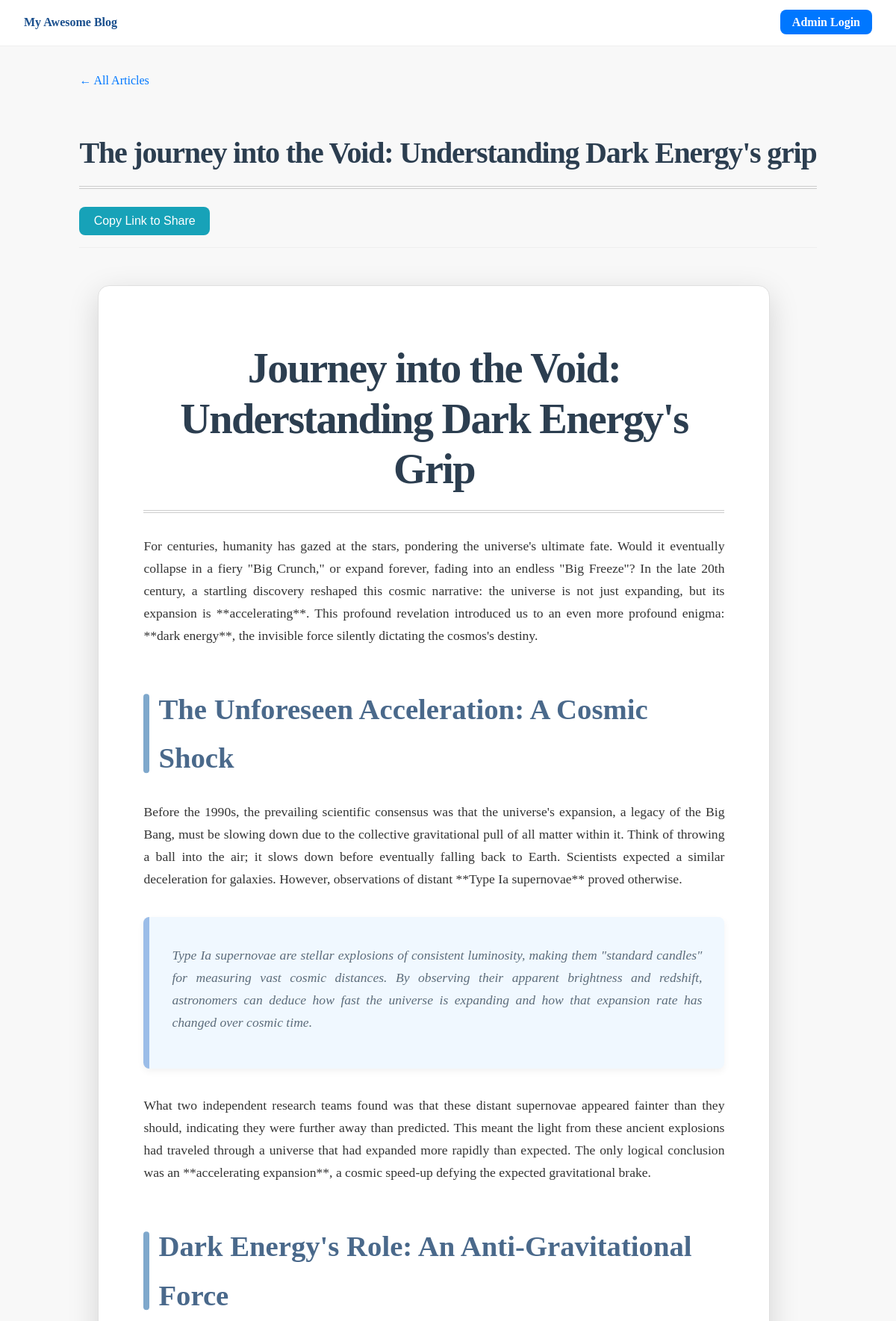
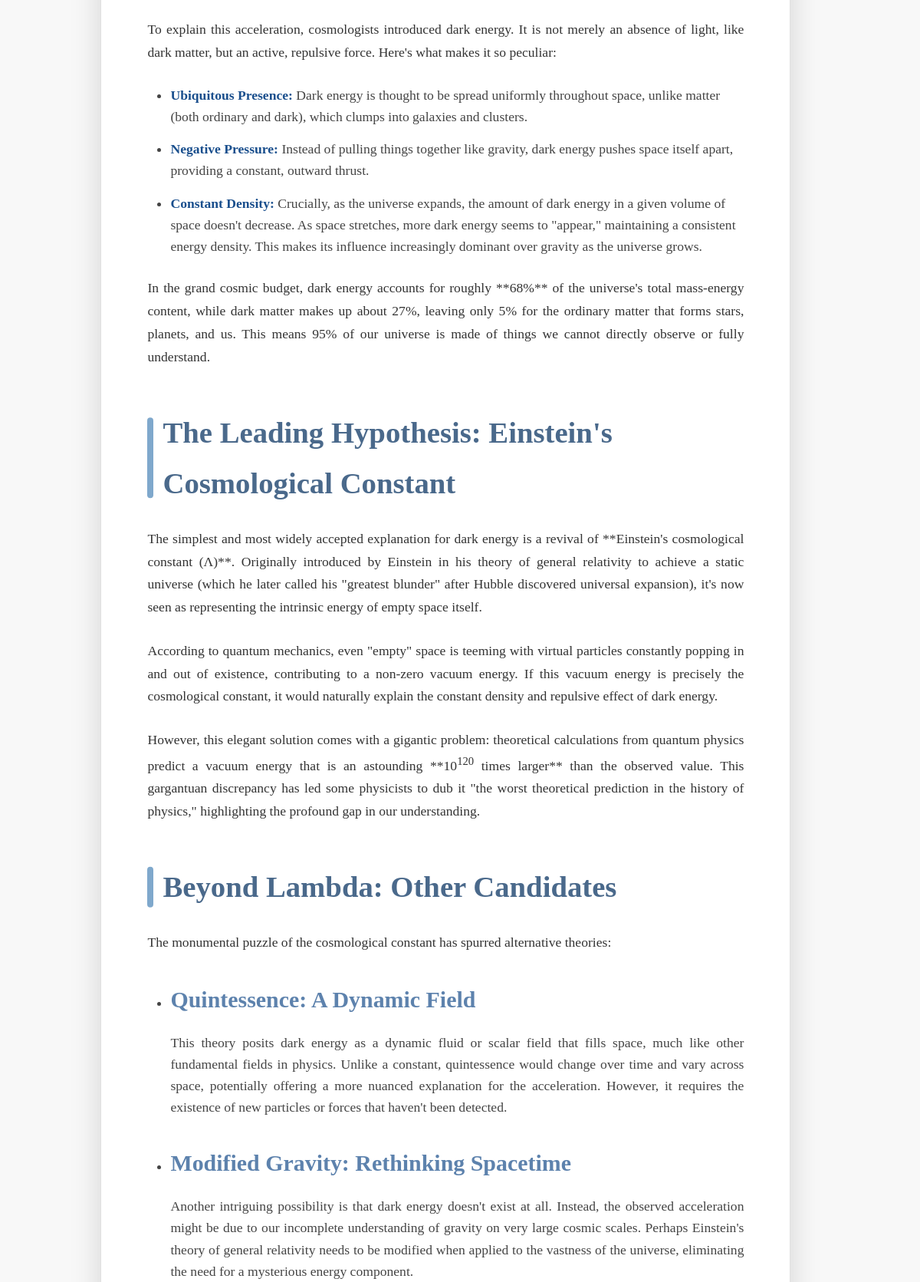
Page /article/the-journey-into-the-void-understanding-dark-energys-grip (upper part) on the committed database (2 pictures, top to bottom).
### app.py (models this page shows)
class Article(db.Model):
    id = db.Column(db.Integer, primary_key=True)
    slug = db.Column(db.String(150), unique=True, nullable=False)
    title = db.Column(db.String(200), nullable=False)
    html_content = db.Column(db.Text, nullable=False)

### app.py (the view)
@app.route('/article/<slug>')
def article(slug):
    article = Article.query.filter_by(slug=slug).first_or_404()
    return render_template('article.html', article=article)

### templates/article.html (shortened to what this page needs)
{% extends 'base.html' %}
{% block content %}
<a class="back-link" href="{{ url_for('home') }}">← All Articles</a>
<div class="article-header">
  <h1 class="article-title">{{ article.title }}</h1>
  <button id="copyBtn" class="share-button" onclick="copyLink()">Copy Link to Share</button>
</div>
<div class="article-content">
  {{ article.html_content | safe }}
</div>
{% endblock %}

### templates/base.html (style rules this page uses)
body { font-family: 'Lato', sans-serif; background: #f9f9f9; color: #333; margin: 0; display: flex; flex-direction: column; min-height: 100vh; }
a { color: #0077ff; }

### templates/article.html (style rules this page uses)
.article-header { margin-bottom: 2rem; border-bottom: 1px solid #eee; padding-bottom: 1rem; }
.article-title { font-size: 2.5rem; margin-bottom: 0.5rem; }
.back-link { display: inline-block; margin-bottom: 2rem; color: #0077ff; text-decoration: none; }
.article-content { line-height: 1.7; font-size: 1.1rem; }
.share-button { background: #17a2b8; color: white; border: none; padding: 0.6rem 1.2rem; border-radius: 8px; cursor: pointer; font-size: 1rem; margin-top: 1rem; transition: background-color 0.2s; }

### rows in the picture
Article: title "The journey into the Void: Understanding Dark Energy's grip", html_content "Journey into the Void: Understanding Dark Energy's Grip For centuries, humanity has gazed at the stars, pondering the universe's ultimate fate. Would it eventually collapse in a fiery \"Big Crunch,\" or expand forever, fading into an endless \"Big Freeze\"? In the late 20th century, a startling discovery reshaped this cosmic narrative: the universe is not just expanding, but its expansion is **accelerating**. This profound revelation introduced us to an even more profound enigma: **dark energy**, the invisible force silently dictating the cosmos's destiny. The Unforeseen Acceleration: A Cosmic Shock Before the 1990s, the prevailing scientific consensus was that the universe's expansion, a…"
